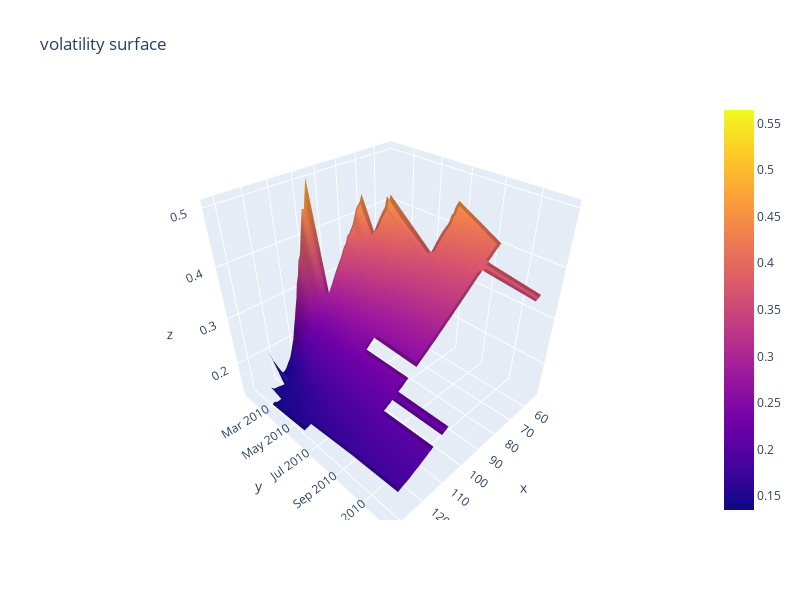

The code cell stored with this chart in its notebook:
### Code cell
df = read_data(index="SPY",date="20100108")
plot_vol_surface(df)

### Figure 1 — Plotly figure (JSON) as saved in the notebook; plotly's stock layout.template omitted (floating-point values rounded to 4 significant figures; data arrays with more than 128 entries replaced by an {"elided": "..."} marker saying what was removed)
{"data": [{"type": "surface", "x": [25, 30, 40, 45, 50, 51, 52, 53, 54, 55, 56, 57, 58, 59, 60, 61, 62, 63, 64, 65, 66, 67, 68, 69, 70, 71, 72, 73, 74, 75, 76, 77, 78, 79, 80, 81, 82, 83, 84, 85, 86, 87, 88, 89, 90, 91, 92, 93, 94, 95, 96, 97, 98, 99, 100, 101, 102, 103, 104, 105, 106, 107, 108, 109, 110, 111, 112, 113, 114, 115, 116, 117, 118, 119, 120, 121, 122, 123, 124, 125, 126, 127, 128, 129, 130, 131, 132, 133, 134, 135, 136, 137, 138, 139, 140, 141, 142, 143, 144, 145, 146, 147, 148, 149, 150, 151, 152, 153, 154, 155, 160, 165], "y": ["2010-01-16T00:00:00", "2010-02-20T00:00:00", "2010-03-20T00:00:00", "2010-06-19T00:00:00", "2010-09-18T00:00:00", "2010-12-18T00:00:00"], "z": {"elided": "6x112 float values"}}], "layout": {"autosize": true, "height": 600, "title": {"text": "volatility surface"}, "width": 800}}
